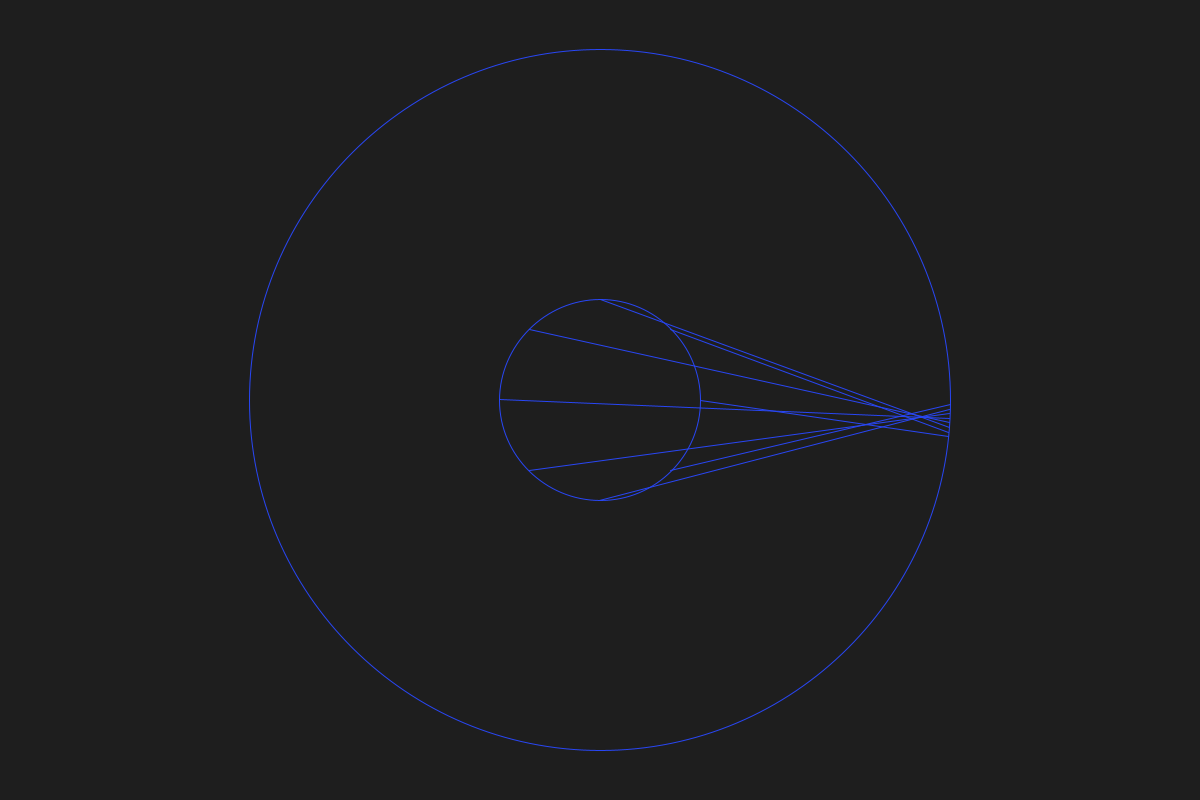
Frame 1 (no input)
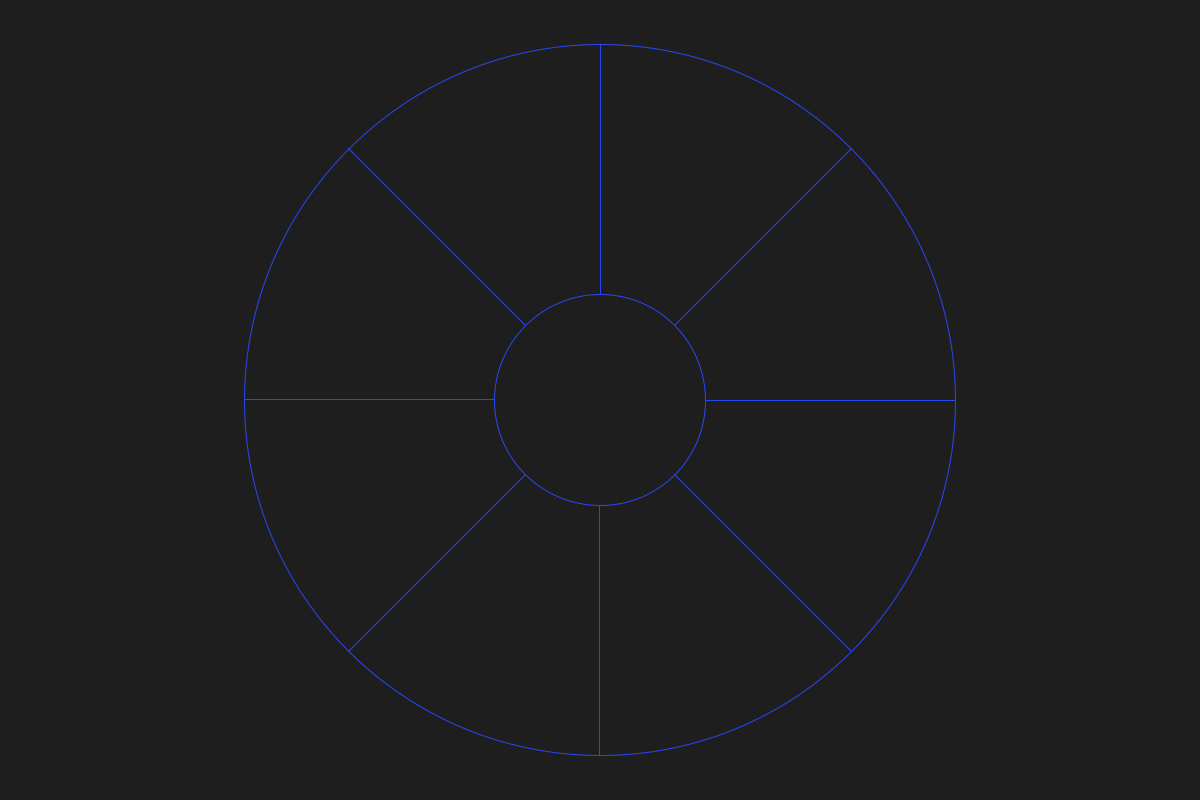
Frame 60 (the mouse pressed at the canvas centre just before this capture)
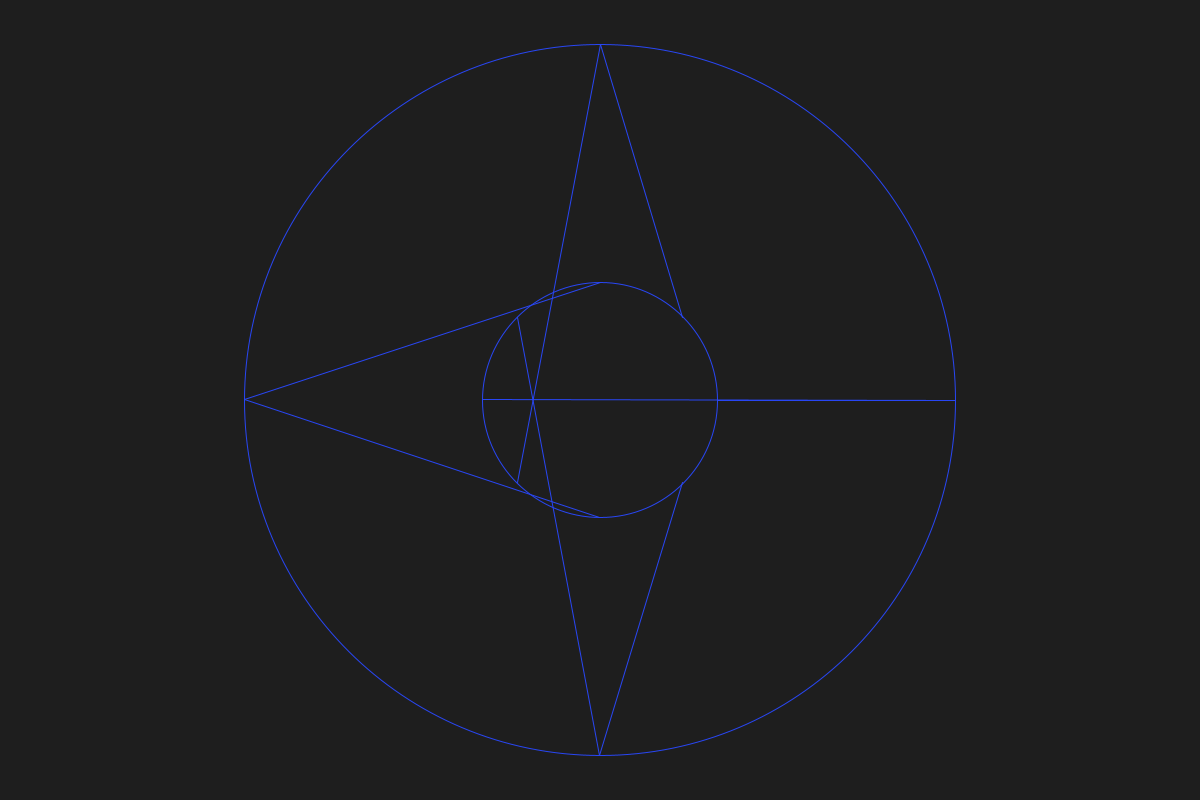
Frame 120 (the mouse held since frame 60 and released just before this capture)

The Processing sketch that drew these frames (run headless with seeded random() and noise(); from frame 60 on, the mouse is pressed at the canvas centre):

// Processing sketch: Tutorial07
// ── Tutorial07.pde
int fps = 60;
int frameCounting = 0;

int num = 8;
float rInner = 100.f;
float rOuter = 350.f;

void drawDynamicRound(float rInner, float rOuter, int num, color strokeColor, float bias)
{
    stroke(strokeColor);
    noFill();

    push();
    translate(width/2,height/2);
    circle(0, 0, rInner*2);
    circle(0, 0, rOuter*2);

    for(int i = 0; i<num; ++i)
    {
        float x1 = rInner*cos(2*PI/num*(i+1));
        float y1 = rInner*sin(2*PI/num*(i+1));
        float x2 = rOuter*cos(2*PI/num*(i+1)*bias);
        float y2 = rOuter*sin(2*PI/num*(i+1)*bias);

        line(x1,y1,x2,y2);
    }

    pop();
}

void setup() 
{
    size(1200, 800, JAVA2D);
    background(30);
    frameRate(fps);
}

void draw()
{
    ++frameCounting;
    float timer = (float)frameCounting/(float)fps;
    
    rInner+= sin(timer)*0.2f;
    rOuter+= cos(timer)*0.1f;

    background(30);

    drawDynamicRound(rInner,rOuter,num,color(40,70,244),timer);
}
